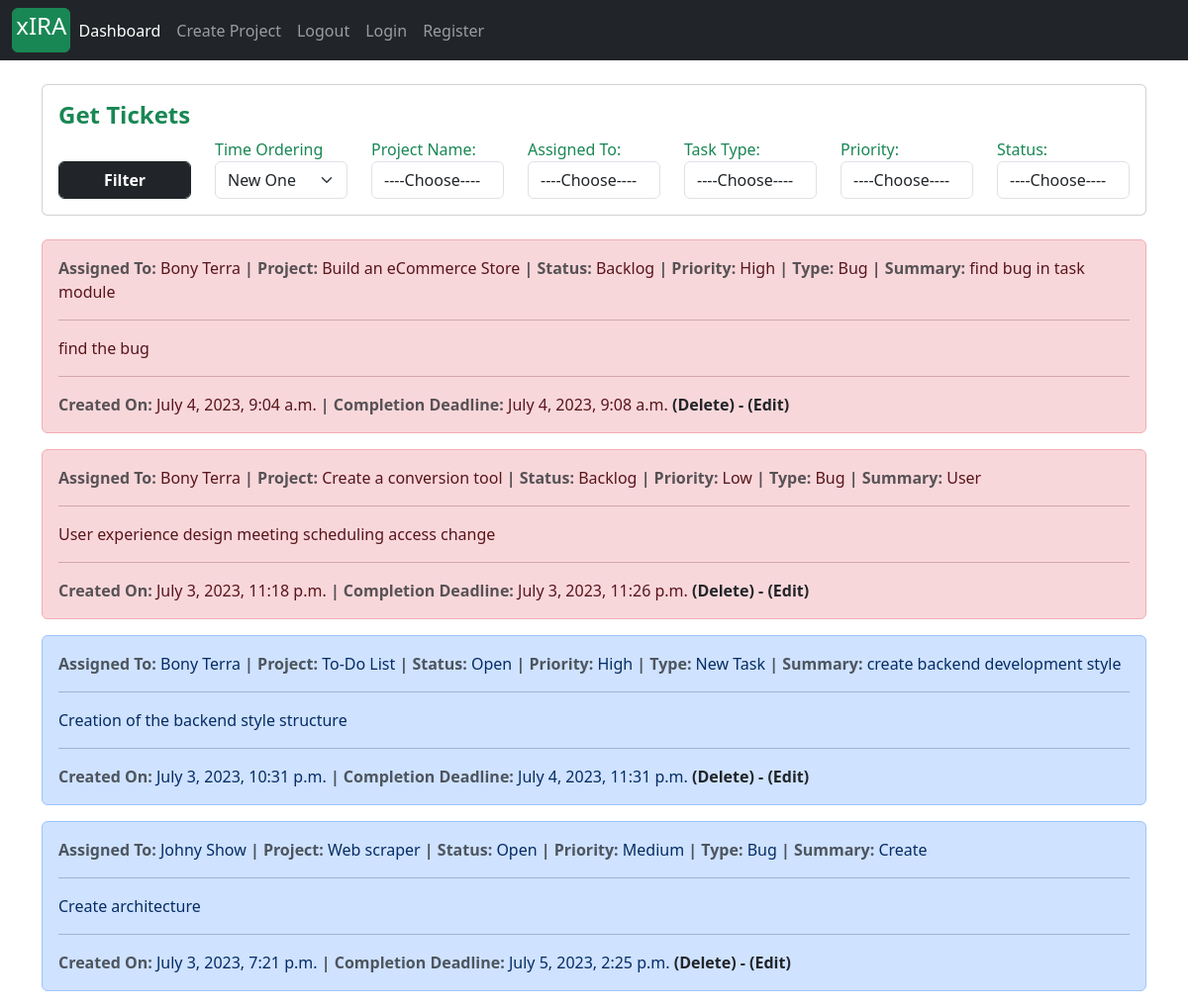
The page /ticket/manage/ (signed in) on the database as committed earlier.
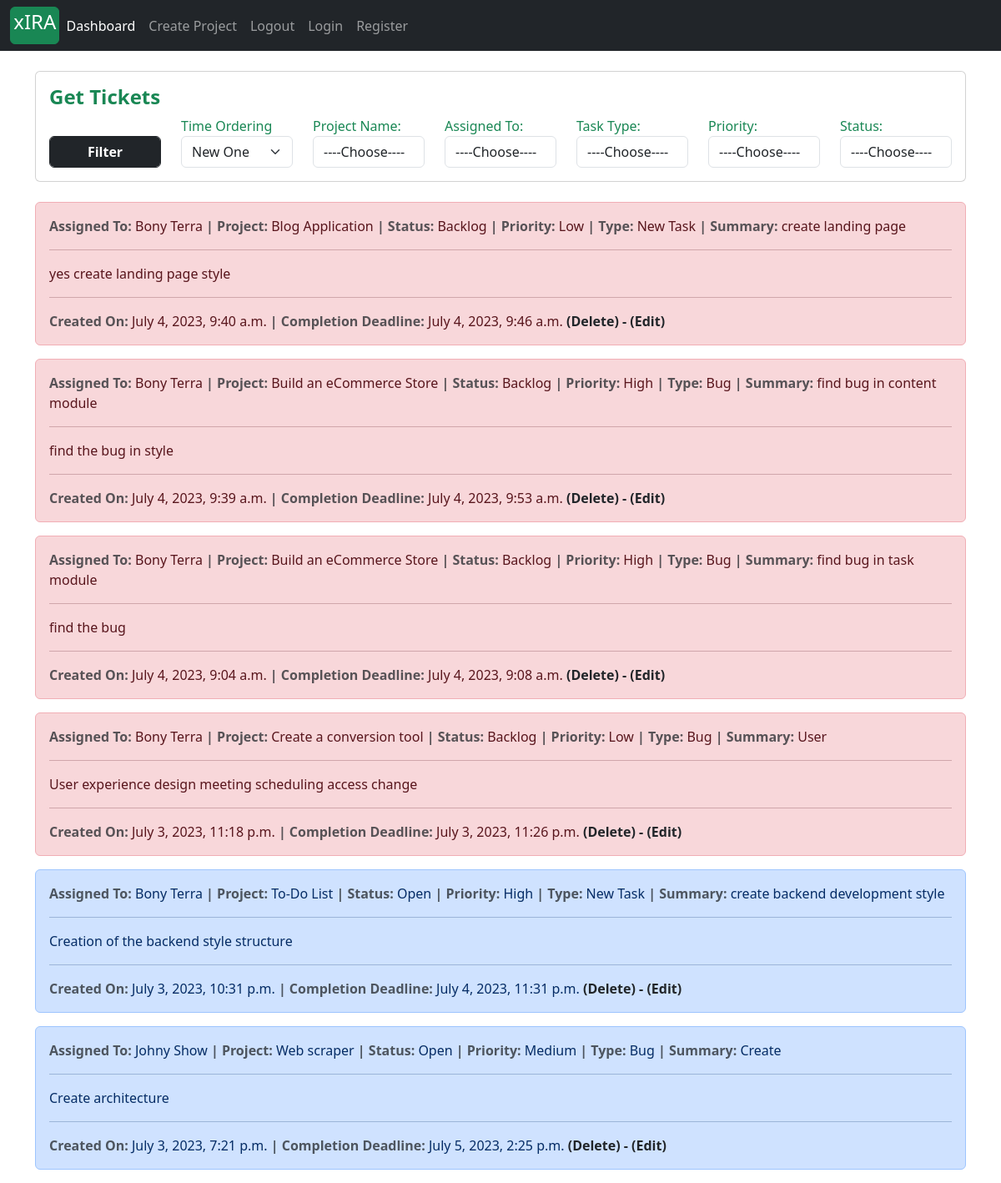
The same page on the database as committed later.
### tickets/models.py (models this page shows, shortened)
class Task(models.Model):
    project       = models.ForeignKey(Project, on_delete=models.CASCADE)
    task_type     = models.CharField(max_length=30, choices = task_type_choices)
    short_summary = models.CharField(max_length=80)
    description   = models.TextField(max_length=500)
    assignee     = models.ForeignKey(Account, on_delete=models.CASCADE)
    status        = models.CharField(max_length=25, choices=status_field)
    priority      = models.CharField(max_length=25, choices=priority_field)
    start_date    = models.DateTimeField(auto_now_add=True)
    estimated_end_date = models.DateTimeField()
    def task_as_back_log(self):
        current_time = datetime.datetime.now().astimezone()
        estimated_end_date = self.estimated_end_date.astimezone()
        if self.status == 'Complete':
            return False
        if current_time >= estimated_end_date:
            self.status = 'Backlog'
            self.save()
            return True
        else:
            return False

### accounts/models.py (models this page shows, shortened)
class Account(AbstractBaseUser):
    first_name           = models.CharField(max_length=50)
    last_name            = models.CharField(max_length=50)
    work_email           = models.EmailField(max_length=100, unique=True)
    contact_number       = models.CharField(max_length=50)
    work_profile         = models.CharField(max_length=30, choices=choices)
    date_joined     = models.DateTimeField(auto_now_add=True)
    last_login      = models.DateTimeField(auto_now_add=True)
    is_admin        = models.BooleanField(default=False)
    is_staff        = models.BooleanField(default=False)
    is_active        = models.BooleanField(default=False)
    is_superadmin        = models.BooleanField(default=False)
    USERNAME_FIELD = 'work_email'
    REQUIRED_FIELDS = ['first_name', 'last_name']
    objects = MyAccountManager()
    def __str__(self):
        return f'{self.first_name} {self.last_name}'
    def is_project_manager(self):
        try:
            temp = ProjectManager.objects.get(project_manager__id=self.id)
            is_manager = True
        except ProjectManager.DoesNotExist:
            is_manager = False
        return is_manager

### projects/models.py (models this page shows)
class Project(models.Model):
    project_name         = models.CharField(max_length=30)
    project_description  = models.TextField(max_length=600, blank=True)
    project_category     = models.CharField(max_length=30, choices=choices)
    project_manager      =  models.ForeignKey(ProjectManager, on_delete=models.SET_NULL, null=True)
    assignees            =  models.ManyToManyField(Account)
    start_date           = models.DateTimeField(auto_now_add=True)
    estimated_end_date   = models.DateTimeField()
    def __str__(self):
        return self.project_name

### tickets/views.py (the view, shortened to what this page needs)
# urls.py: path('manage/', views.manage_ticket, name='manage_ticket'),
def manage_ticket(request):
    if request.user.is_project_manager():
        project_coice_tuple_list, assignee_choice_tuple_list = get_choice_fields(request.user)
        context = {
            'project_choice': project_coice_tuple_list,
            'assignee_choice': assignee_choice_tuple_list,
            'status_choice': status_field,
            'task_type_choice': task_type_choices,
            'priority_choice': priority_field,
        }
        all_task_query = get_all_tickets_project_manager(request.user)
        query_dic = request.GET
        if 'project_id' in query_dic:
            if query_dic['project_id'] != '' and len(all_task_query) > 0:
                all_task_query = all_task_query.filter(project__id=int(query_dic['project_id']))
        if 'assignee_id' in query_dic:
            if query_dic['assignee_id'] != '' and len(all_task_query) > 0:
                all_task_query = all_task_query.filter(assignee__id=int(query_dic['assignee_id']))
        if 'task_type' in query_dic:
            if query_dic['task_type'] != '' and len(all_task_query) > 0:
                all_task_query = all_task_query.filter(task_type=query_dic['task_type'])
        if 'priority' in query_dic:
            if query_dic['priority'] != '' and len(all_task_query) > 0:
                all_task_query = all_task_query.filter(priority=query_dic['priority'])
        if 'status' in query_dic:
            if query_dic['status'] != '' and len(all_task_query) > 0:
                all_task_query = all_task_query.filter(status=query_dic['status'])
        all_task_query = all_task_query.order_by('-start_date')
        context['tasks'] = all_task_query
    return render(request, 'manage_ticket.html', context)

### projects/forms.py
class ProjectCreationForm(forms.ModelForm):
    class Meta:
        model = Project
        fields = ('project_name', 'project_category', 'project_description', 'estimated_end_date')
        widgets = {
            'project_name': forms.TextInput(attrs={'class': 'form-control',  }),
            'project_category': forms.Select(attrs={'class': 'form-control', }),
            'project_description': forms.Textarea(attrs={'class': 'form-control', 'rows':4, 'cols':15}),
        }

### accounts/models.py (called while the page is built)
    def get_all_project(self):
        return self.project_set.all()

### projects/context_processors.py (called while the page is built)
def create_project_form(request):
    form = ProjectCreationForm()
    context = {
        'project_creation_form': form
    }
    return context

### tickets/views.py (called while the page is built)
def get_all_tickets_project_manager(user):
    project_manager = ProjectManager.objects.get(project_manager__id=user.id)
    projects = project_manager.get_all_project()
    if len(projects) >= 1:
        project_1 = projects[0]
        all_tickets = Task.objects.filter(project__id=project_1.id)
        for i in range(1, len(projects)):
            all_tickets = all_tickets | Task.objects.filter(project__id=projects[i].id)
        return all_tickets
    return None

def get_choice_fields(user):
    project_manager = ProjectManager.objects.get(project_manager__id=user.id)
    project_choice = project_manager.get_all_project()
    assignee_choice = set()
    for projects in project_choice:
        assignee_choice = assignee_choice.union(set(projects.assignees.all()))
    project_coice_tuple_list = []
    assignee_choice_tuple_list = []
    for pr_choice in project_choice:
        project_coice_tuple_list.append((pr_choice.id, pr_choice))
    for ass_choice in assignee_choice:
        assignee_choice_tuple_list.append((ass_choice.id, ass_choice))
    return project_coice_tuple_list, assignee_choice_tuple_list

### templates/manage_ticket.html (shortened to what this page needs)
{% extends 'base.html' %}
{% block content %}
{% load tz %}
<div class="container mt-4">
    <div class="card mx-auto">
      <article class="card-body">
		<header class="text-success"><h4><strong class="card-title">Get Tickets</strong></h4></header>
		<form action = "{% url 'manage_ticket' %}" method="GET">
				<div class="form-group row">
					<div class="col form-group" style="">
                        	<button class="btn btn-dark form-control" href="#"><strong>Filter</strong></button>
            		</div>
					<div class="col form-group">
							<label class="text-success" for="">Time Ordering</label>
							<select class="form-select" name="order_by">
							  <option value="1" selected>New One</option>
							</select>
				</div>
					<div class="col form-group">
						<label class="text-success" for="project_id">Project Name:</label>
						<select class="form-control" name="project_id">
						<option value="">----Choose----</option>
						</select>
					</div>
					<div class="col form-group">
						<label class="text-success" for="assignee_id">Assigned To:</label>
						<select class="form-control" name="assignee_id">
						<option value="">----Choose----</option>
						</select>
					</div>
					<div class="col form-group">
			            <label class="text-success" for="">Task Type:</label>
						<select class="form-control" name="task_type">
						<option value="">----Choose----</option>
						</select>
					</div>
					<div class="col form-group">
			            <label class="text-success" for="">Priority:</label>
						<select class="form-control" name="priority">
						<option value="">----Choose----</option>
						</select>
					</div>
					<div class="col form-group">
			            <label class="text-success" for="">Status:</label>
						<select class="form-control" name="status">
						<option value="">----Choose----</option>
						</select>
					</div>
		</form>
		</article>
    </div>
</div>
<div class="container mt-4">
	{% for task in tasks %}
	<div class="alert alert-{% if task.task_as_back_log %}danger{% elif task.status == 'Open' %}primary{% elif task.status == 'In Progress' %}info{% else %}success{% endif %}" role="alert">
		<strong class="text-muted"> Assigned To: </strong>
		{{task.assignee}}
		<strong class="text-muted">| Project: </strong>
		{{task.project}}
		<strong class="text-muted">| Status: </strong>
	    {{task.status|capfirst}}
	 	<strong class="text-muted">| Priority: </strong>
	    {{task.priority}}
		<strong class="text-muted">| Type: </strong>
	    {{task.task_type}}
		<strong class="text-muted">| Summary: </strong>
	    {{task.short_summary}}
	 	<hr>
	 	<p>{{task.description}}</p>
	 	<hr>
	<strong class="text-muted"> Created On: </strong>
	 {{task.start_date|timezone:"Asia/Kolkata"}}
	<strong class="text-muted">| Completion Deadline: </strong>
	 {{task.estimated_end_date|timezone:"Asia/Kolkata"}}
	<a class="text-dark" href="{% url 'delete_ticket' task.id %}" style="text-decoration: none;"><strong> (Delete) -</strong></a>
 	<a class="text-dark" href="{% url 'edit_ticket' task.id %}" style="text-decoration: none;"><strong> (Edit)</strong></a>
	</div>
	{% endfor %}
</div>
{% endblock %}

### templates/base.html (shortened to what this page needs)
<!doctype html>
<html lang="en">
  <head>
    <link href="https://cdn.jsdelivr.net/npm/bootstrap@5.3.0/dist/css/bootstrap.min.css" rel="stylesheet">
    <link href="https://cdnjs.cloudflare.com/ajax/libs/font-awesome/6.4.0/css/fontawesome.min.css" rel="stylesheet" type="text/css">
  </head>
        <nav class="navbar navbar-expand-lg navbar-dark bg-dark">
          <div class="container-fluid">
            <button class="btn btn-success" style="--bs-btn-padding-y: .2rem; --bs-btn-padding-x: .2rem; --bs-btn-font-size: .5rem;" href="#"><h4>xIRA</h4></button>
            <div class="collapse navbar-collapse" id="navbarSupportedContent">
              <ul class="navbar-nav me-auto mb-2 mb-lg-0">
                <li class="nav-item">
                  <a class="nav-link active" aria-current="page" href="{% url 'dashboard' %}">Dashboard</a>
                </li>
                <li class="nav-item">
                  <a class="nav-link" type="button"  data-bs-toggle="modal" data-bs-target="#projectCreationModal">Create Project</a>
                </li>
                <li class="nav-item">
                  <a class="nav-link" aria-current="page" href="{% url 'logout' %}">Logout</a>
                </li>
                <li class="nav-item">
                  <a class="nav-link" aria-current="page" href="{% url 'login' %}">Login</a>
                </li>
                <li class="nav-item">
                  <a class="nav-link" aria-current="page" href="{% url 'register' %}">Register</a>
                </li>
              </ul>
            </div>
          </div>
        </nav>
{% block content %}
{% endblock %}
</html>

Rows that differ between the two databases and show on the page:
added Task: assignee "Bony Terra", project "Blog Application", status "Backlog", priority "Low", task_type "New Task", short_summary "create landing page", description "yes create landing page style", start_date "July 4, 2023, 9:40 a.m.", estimated_end_date "July 4, 2023, 9:46 a.m."
added Task: assignee "Bony Terra", project "Build an eCommerce Store", status "Backlog", priority "High", task_type "Bug", short_summary "find bug in content module", description "find the bug in style", start_date "July 4, 2023, 9:39 a.m.", estimated_end_date "July 4, 2023, 9:53 a.m."
